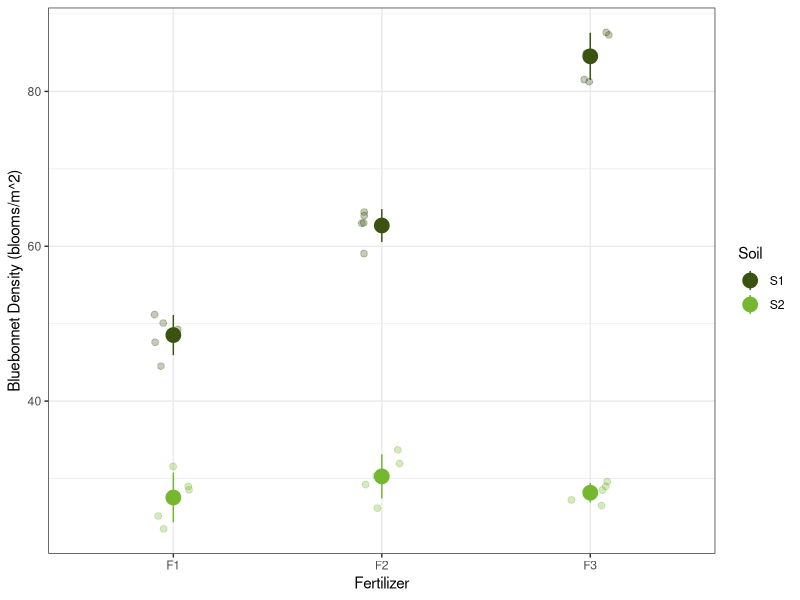
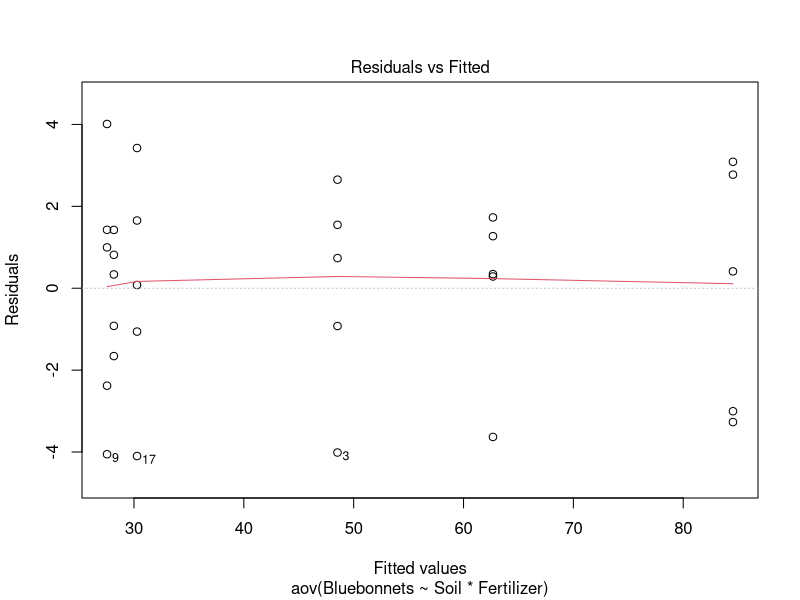
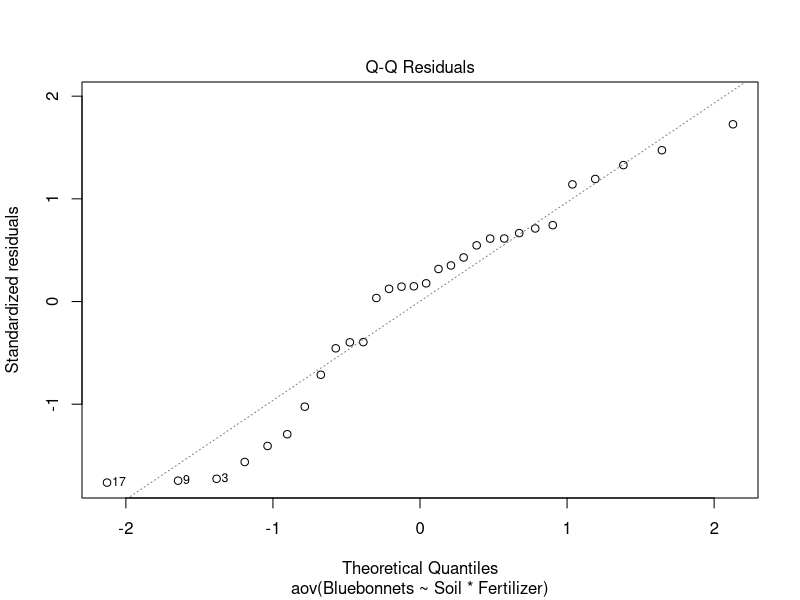
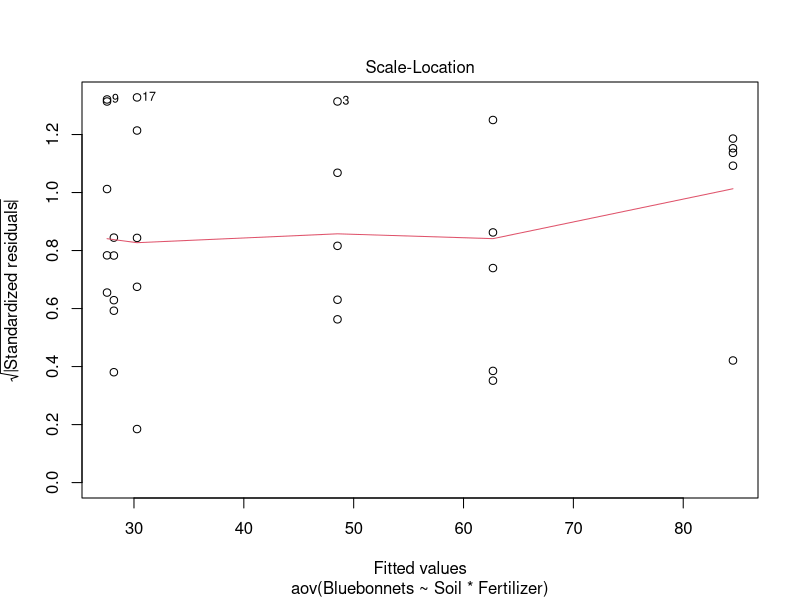
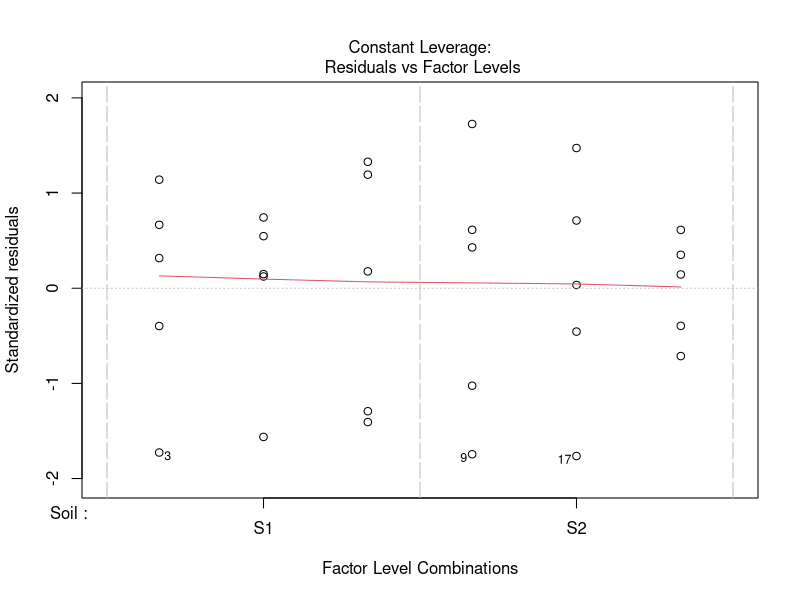

Reproduce these figures in R, in order.
# MES 503 Multi-way ANOVA in R
# Kayla Blincow
# 10/6/2026

# More ANOVA IN R
# The purpose of this script is to demonstrate how to perform an ANOVA in R.
# This is meant to accompany the lecture material related to one-way ANOVAs.

# clear your workspace
rm(list = ls())

#load packages
library(tidyverse)

# Make sure we all generate the same dataset
set.seed(10)

# Generate bluebonnet data
# Noodle around with this and see if you understand why this will generate the 
# data from the lecture.
bb <- data.frame(Soil = c(rep("S1", 15),
                              rep("S2", 15)),
                 Fertilizer = c(rep(c("F1", "F2", "F3"), 10))) %>% arrange(Fertilizer)

bb$Bluebonnets <- c(rnorm(5, 50, 4),
                    rnorm(5, 30, 4),
                    rnorm(5, 60, 4),
                    rnorm(5, 30, 4),
                    rnorm(5, 90, 4),
                    rnorm(5, 30, 4))

bb$group <- c(rep("S1F1", 5),
              rep("S2F1", 5),
              rep("S1F2", 5),
              rep("S2F2", 5),
              rep("S1F3", 5),
              rep("S2F3", 5))


# What do we think this is doing?
# Hint: look at how this is used in the ggplot below and check out what fun.data
# is in ?stat_summary()
data_summary <- function(group) {
  m <- mean(group)
  ymin <- m-sd(group)
  ymax <- m+sd(group)
  return(c(y=m,ymin=ymin,ymax=ymax))
}

ggplot(bb, aes(x = Fertilizer, y = Bluebonnets, color = Soil, 
               group = group)) +
  geom_jitter(width = 0.1, size = 2, alpha = 0.3) +
  stat_summary(fun.data=data_summary, size = 1) +
  scale_color_manual(values = c("#3A5311", "#75B72E")) +
  labs(y = "Bluebonnet Density (blooms/m^2)") +
  theme_bw() 

# Create a visual that shows the data for bloom density and fertilizer, and a
# separate one that shows the data for bloom density and soil.



# Do the ANOVA!
# Compare the outputs of these two different models, how are they different?
m1a <- aov(Bluebonnets ~ Soil*Fertilizer, data = bb)
m1b <- aov(Bluebonnets ~  Fertilizer + Soil + Soil:Fertilizer, 
           data = bb)

summary(m1a)
summary(m1b)

# Check the assumptions visually
plot(m1a)
